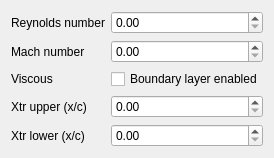
                <widget class="QWidget" name="conditionBasicPage">
                 <attribute name="title">
                  <string>Basic</string>
                 </attribute>
                 <layout class="QFormLayout" name="conditionBasicForm">
                  <property name="rowWrapPolicy">
                   <enum>QFormLayout::WrapLongRows</enum>
                  </property>
                  <item row="0" column="0">
                   <widget class="QLabel" name="reynoldsLabel">
                    <property name="text">
                     <string>Reynolds number</string>
                    </property>
                   </widget>
                  </item>
                  <item row="0" column="1">
                   <widget class="QDoubleSpinBox" name="reynoldsSpin">
                    <property name="toolTip">
                     <string>Dimensionless Reynolds number. Viscous analysis requires a positive value.</string>
                    </property>
                    <property name="accessibleName">
                     <string>Reynolds number</string>
                    </property>
                    <property name="maximumWidth">
                     <number>105</number>
                    </property>
                   </widget>
                  </item>
                  <item row="1" column="0">
                   <widget class="QLabel" name="machLabel">
                    <property name="text">
                     <string>Mach number</string>
                    </property>
                   </widget>
                  </item>
                  <item row="1" column="1">
                   <widget class="QDoubleSpinBox" name="machSpin">
                    <property name="toolTip">
                     <string>Dimensionless Mach number in [0, 1).</string>
                    </property>
                    <property name="accessibleName">
                     <string>Mach number</string>
                    </property>
                    <property name="maximumWidth">
                     <number>95</number>
                    </property>
                   </widget>
                  </item>
                  <item row="2" column="0">
                   <widget class="QLabel" name="viscousLabel">
                    <property name="text">
                     <string>Viscous</string>
                    </property>
                   </widget>
                  </item>
                  <item row="2" column="1">
                   <widget class="QCheckBox" name="viscousCheck">
                    <property name="text">
                     <string>Boundary layer enabled</string>
                    </property>
                    <property name="toolTip">
                     <string>Enable the boundary-layer calculation for the configured run.</string>
                    </property>
                    <property name="accessibleName">
                     <string>Viscous boundary layer enabled</string>
                    </property>
                   </widget>
                  </item>
                  <item row="3" column="0">
                   <widget class="QLabel" name="xtrUpperLabel">
                    <property name="text">
                     <string>Xtr upper (x/c)</string>
                    </property>
                   </widget>
                  </item>
                  <item row="3" column="1">
                   <widget class="QDoubleSpinBox" name="xtrUpperSpin">
                    <property name="toolTip">
                     <string>Upper transition trip position x/c in [0, 1].</string>
                    </property>
                    <property name="accessibleName">
                     <string>Upper transition position x over c</string>
                    </property>
                    <property name="maximumWidth">
                     <number>100</number>
                    </property>
                   </widget>
                  </item>
                  <item row="4" column="0">
                   <widget class="QLabel" name="xtrLowerLabel">
                    <property name="text">
                     <string>Xtr lower (x/c)</string>
                    </property>
                   </widget>
                  </item>
                  <item row="4" column="1">
                   <widget class="QDoubleSpinBox" name="xtrLowerSpin">
                    <property name="toolTip">
                     <string>Lower transition trip position x/c in [0, 1].</string>
                    </property>
                    <property name="accessibleName">
                     <string>Lower transition position x over c</string>
                    </property>
                    <property name="maximumWidth">
                     <number>100</number>
                    </property>
                   </widget>
                  </item>
                 </layout>
                </widget>
